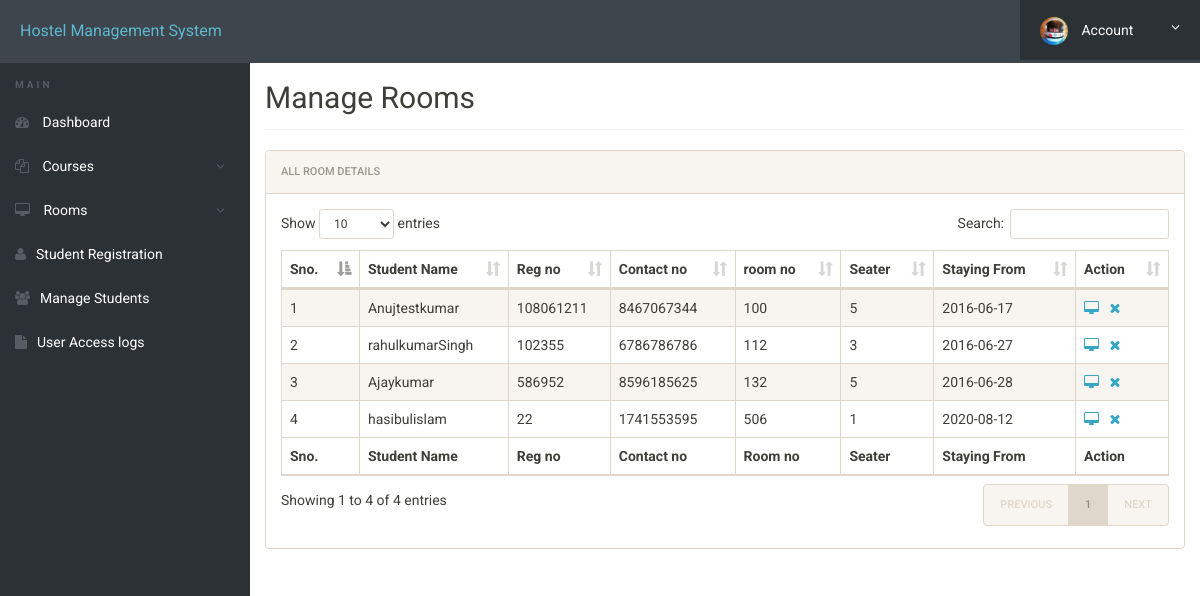
The app's page /admin/manage-students.php (signed in) with its own data.
### tables this page shows
CREATE TABLE `registration` (
  `id` int(11) NOT NULL,
  `roomno` int(11) NOT NULL,
  `seater` int(11) NOT NULL,
  `feespm` int(11) NOT NULL,
  `foodstatus` int(11) NOT NULL,
  `stayfrom` date NOT NULL,
  `duration` int(11) NOT NULL,
  `course` varchar(500) NOT NULL,
  `regno` int(11) NOT NULL,
  `firstName` varchar(500) NOT NULL,
  `middleName` varchar(500) NOT NULL,
  `lastName` varchar(500) NOT NULL,
  `gender` varchar(250) NOT NULL,
  `contactno` bigint(11) NOT NULL,
  `emailid` varchar(500) NOT NULL,
  `egycontactno` bigint(11) NOT NULL,
  `guardianName` varchar(500) NOT NULL,
  `guardianRelation` varchar(500) NOT NULL,
  `guardianContactno` bigint(11) NOT NULL,
  `corresAddress` varchar(500) NOT NULL,
  `corresCIty` varchar(500) NOT NULL,
  `corresState` varchar(500) NOT NULL,
  `corresPincode` int(11) NOT NULL,
  `pmntAddress` varchar(500) NOT NULL,
  `pmntCity` varchar(500) NOT NULL,
  `pmnatetState` varchar(500) NOT NULL,
  `pmntPincode` int(11) NOT NULL,
  `postingDate` timestamp NOT NULL DEFAULT CURRENT_TIMESTAMP,
  `updationDate` varchar(500) NOT NULL
);

### admin/manage-students.php (the view, shortened to what this page needs)
<?php
include('includes/config.php');
?>
<!doctype html>
<html lang="en" class="no-js">
<head>
	<link rel="stylesheet" href="css/font-awesome.min.css">
	<link rel="stylesheet" href="css/bootstrap.min.css">
	<link rel="stylesheet" href="css/dataTables.bootstrap.min.css">
	<link rel="stylesheet" href="css/bootstrap-social.css">
	<link rel="stylesheet" href="css/bootstrap-select.css">
	<link rel="stylesheet" href="css/fileinput.min.css">
	<link rel="stylesheet" href="css/awesome-bootstrap-checkbox.css">
	<link rel="stylesheet" href="css/style.css">
</head>
<body>
	<?php include('includes/header.php');?>
	<div class="ts-main-content">
			<?php include('includes/sidebar.php');?>
		<div class="content-wrapper">
			<div class="container-fluid">
				<div class="row mt-2x">
					<div class="col-md-12">
						<h2 class="page-title">Manage Rooms</h2>
						<div class="panel panel-default">
							<div class="panel-heading">All Room Details</div>
							<div class="panel-body">
								<table id="zctb" class="display table table-striped table-bordered table-hover" cellspacing="0" width="100%">
									<thead>
										<tr>
											<th>Sno.</th>
											<th>Student Name</th>
											<th>Reg no</th>
											<th>Contact no </th>
											<th>room no  </th>
											<th>Seater </th>
											<th>Staying From </th>
											<th>Action</th>
										</tr>
									</thead>
									<tfoot>
										<tr>
											<th>Sno.</th>
											<th>Student Name</th>
											<th>Reg no</th>
											<th>Contact no </th>
											<th>Room no  </th>
											<th>Seater </th>
											<th>Staying From </th>
											<th>Action</th>
										</tr>
									</tfoot>
									<tbody>
<?php
$ret="select * from registration";
$stmt= $mysqli->prepare($ret) ;
$stmt->execute() ;
$res=$stmt->get_result();
$cnt=1;
while($row=$res->fetch_object())
	  {
	  	?>
<tr><td><?php echo $cnt;;?></td>
<td><?php echo $row->firstName;?><?php echo $row->middleName;?><?php echo $row->lastName;?></td>
<td><?php echo $row->regno;?></td>
<td><?php echo $row->contactno;?></td>
<td><?php echo $row->roomno;?></td>
<td><?php echo $row->seater;?></td>
<td><?php echo $row->stayfrom;?></td>
<td>
<a href="javascript:void(0);"  onClick="popUpWindow('http://localhost/hostel/admin/full-profile.php?id=<?php echo $row->id;?>');" title="View Full Details"><i class="fa fa-desktop"></i></a>&nbsp;&nbsp;
<a href="manage-students.php?del=<?php echo $row->id;?>" title="Delete Record" onclick="return confirm("Do you want to delete");"><i class="fa fa-close"></i></a></td>
										</tr>
									<?php
$cnt=$cnt+1;
									 } ?>
									</tbody>
								</table>
							</div>
						</div>
					</div>
				</div>
			</div>
		</div>
	</div>
</body>
</html>

### admin/css/style.css (style rules this page uses)
html { font-size: 14px; }
@media only screen and (min-width: 480px) { html { font-size: 17px; } }
@media only screen and (min-width: 768px) { html { font-size: 14px; } }
body { font-size: 1em; }
a { color: #37a6c4; }
.panel { overflow: hidden; }
.mt-2x { margin-top: 36px; }
.page-title { padding-bottom: 15px; margin-bottom: 20px; border-bottom: 1px solid #f0f0f0; }
.ts-main-content .content-wrapper { padding-top: 15px; margin-top: 10px; }
@media only screen and (min-width: 992px) { .ts-main-content .content-wrapper { margin-left: 250px; } }

### records on screen
registration: firstName "Anuj", middleName "test", lastName "kumar", regno "108061211", contactno "8467067344", roomno "100", seater "5", stayfrom "2016-06-17"
registration: firstName "rahul", middleName "kumar", lastName "Singh", regno "102355", contactno "6786786786", roomno "112", seater "3", stayfrom "2016-06-27"
registration: firstName "Ajay", lastName "kumar", regno "586952", contactno "8596185625", roomno "132", seater "5", stayfrom "2016-06-28"
registration: firstName "hasib", middleName "ul", lastName "islam", regno "22", contactno "1741553595", roomno "506", seater "1", stayfrom "2020-08-12"
